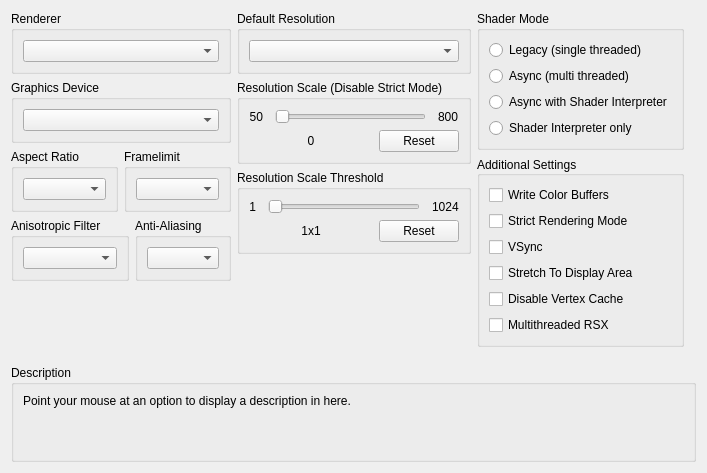
     <widget class="QWidget" name="gpuTab">
      <attribute name="title">
       <string>GPU</string>
      </attribute>
      <layout class="QVBoxLayout" name="gpuTab_layout">
       <item>
        <layout class="QHBoxLayout" name="gpuTabLayout" stretch="1,1,1">
         <item>
          <layout class="QVBoxLayout" name="gpuTabLayoutLeft">
           <item>
            <widget class="QGroupBox" name="gb_renderer">
             <property name="title">
              <string>Renderer</string>
             </property>
             <layout class="QVBoxLayout" name="gb_renderer_layout">
              <item>
               <widget class="QComboBox" name="renderBox"/>
              </item>
             </layout>
            </widget>
           </item>
           <item>
            <widget class="QGroupBox" name="gb_graphicsAdapter">
             <property name="title">
              <string>Graphics Device</string>
             </property>
             <layout class="QVBoxLayout" name="gb_graphicsAdapter_layout">
              <item>
               <widget class="QComboBox" name="graphicsAdapterBox"/>
              </item>
             </layout>
            </widget>
           </item>
           <item>
            <widget class="QWidget" name="widget_gpu_top" native="true">
             <layout class="QHBoxLayout" name="widget_gpu_top_layout" stretch="1,1">
              <property name="leftMargin">
               <number>0</number>
              </property>
              <property name="topMargin">
               <number>0</number>
              </property>
              <property name="rightMargin">
               <number>0</number>
              </property>
              <property name="bottomMargin">
               <number>0</number>
              </property>
              <item>
               <widget class="QGroupBox" name="gb_aspectRatio">
                <property name="title">
                 <string>Aspect Ratio</string>
                </property>
                <layout class="QVBoxLayout" name="gb_aspectRatio_layout">
                 <item>
                  <widget class="QComboBox" name="aspectBox"/>
                 </item>
                </layout>
               </widget>
              </item>
              <item>
               <widget class="QGroupBox" name="gb_frameLimit">
                <property name="title">
                 <string>Framelimit</string>
                </property>
                <layout class="QVBoxLayout" name="gb_frameLimit_layout">
                 <item>
                  <widget class="QComboBox" name="frameLimitBox"/>
                 </item>
                </layout>
               </widget>
              </item>
             </layout>
            </widget>
           </item>
           <item>
            <widget class="QWidget" name="widget_gpu_bottom" native="true">
             <layout class="QHBoxLayout" name="widget_gpu_bottom_layout" stretch="1,1">
              <property name="leftMargin">
               <number>0</number>
              </property>
              <property name="topMargin">
               <number>0</number>
              </property>
              <property name="rightMargin">
               <number>0</number>
              </property>
              <property name="bottomMargin">
               <number>0</number>
              </property>
              <item>
               <widget class="QGroupBox" name="gb_anisotropicFilter">
                <property name="title">
                 <string>Anisotropic Filter</string>
                </property>
                <layout class="QVBoxLayout" name="gb_anisotropicFilter_layout">
                 <item>
                  <widget class="QComboBox" name="anisotropicFilterOverride"/>
                 </item>
                </layout>
               </widget>
              </item>
              <item>
               <widget class="QGroupBox" name="gb_antiAliasing">
                <property name="title">
                 <string>Anti-Aliasing</string>
                </property>
                <layout class="QVBoxLayout" name="gb_antiAliasing_layout">
                 <item>
                  <widget class="QComboBox" name="antiAliasing"/>
                 </item>
                </layout>
               </widget>
              </item>
             </layout>
            </widget>
           </item>
           <item>
            <spacer name="gpu_tab_layout_right_spacer">
             <property name="orientation">
              <enum>Qt::Vertical</enum>
             </property>
             <property name="sizeType">
              <enum>QSizePolicy::MinimumExpanding</enum>
             </property>
             <property name="sizeHint" stdset="0">
              <size>
               <width>0</width>
               <height>0</height>
              </size>
             </property>
            </spacer>
           </item>
          </layout>
         </item>
         <item>
          <layout class="QVBoxLayout" name="gpuTabLayoutMiddle">
           <item>
            <widget class="QGroupBox" name="gb_default_resolution">
             <property name="title">
              <string>Default Resolution</string>
             </property>
             <layout class="QVBoxLayout" name="gb_default_resolution_layout">
              <item>
               <widget class="QComboBox" name="resBox"/>
              </item>
             </layout>
            </widget>
           </item>
           <item>
            <layout class="QVBoxLayout" name="layout_resolution_scale">
             <property name="spacing">
              <number>6</number>
             </property>
             <property name="leftMargin">
              <number>0</number>
             </property>
             <item>
              <widget class="QGroupBox" name="gb_resolutionScale">
               <property name="title">
                <string>Resolution Scale (Disable Strict Mode)</string>
               </property>
               <layout class="QVBoxLayout" name="gb_resolutionScale_layout">
                <item>
                 <widget class="QWidget" name="resolutionScaleLayoutTop" native="true">
                  <layout class="QHBoxLayout" name="horizontalLayout_23" stretch="0,1,0">
                   <property name="spacing">
                    <number>12</number>
                   </property>
                   <property name="leftMargin">
                    <number>0</number>
                   </property>
                   <property name="topMargin">
                    <number>0</number>
                   </property>
                   <property name="rightMargin">
                    <number>0</number>
                   </property>
                   <property name="bottomMargin">
                    <number>0</number>
                   </property>
                   <item>
                    <widget class="QLabel" name="resolutionScaleMin">
                     <property name="text">
                      <string>50</string>
                     </property>
                     <property name="alignment">
                      <set>Qt::AlignRight|Qt::AlignTrailing|Qt::AlignVCenter</set>
                     </property>
                    </widget>
                   </item>
                   <item>
                    <widget class="QSlider" name="resolutionScale">
                     <property name="orientation">
                      <enum>Qt::Horizontal</enum>
                     </property>
                    </widget>
                   </item>
                   <item>
                    <widget class="QLabel" name="resolutionScaleMax">
                     <property name="text">
                      <string>800</string>
                     </property>
                    </widget>
                   </item>
                  </layout>
                 </widget>
                </item>
                <item>
                 <layout class="QHBoxLayout" name="resolutionScaleLayoutBottom" stretch="1,0">
                  <item>
                   <widget class="QLabel" name="resolutionScaleVal">
                    <property name="text">
                     <string>0</string>
                    </property>
                    <property name="alignment">
                     <set>Qt::AlignCenter</set>
                    </property>
                   </widget>
                  </item>
                  <item>
                   <widget class="QPushButton" name="resolutionScaleReset">
                    <property name="text">
                     <string>Reset</string>
                    </property>
                   </widget>
                  </item>
                 </layout>
                </item>
               </layout>
              </widget>
             </item>
             <item>
              <widget class="QGroupBox" name="gb_minimumScalableDimension">
               <property name="title">
                <string>Resolution Scale Threshold</string>
               </property>
               <layout class="QVBoxLayout" name="gb_minimumScalableDimension_layout">
                <item>
                 <layout class="QHBoxLayout" name="minimumScalableDimensionLayoutTop" stretch="0,1,0">
                  <property name="spacing">
                   <number>12</number>
                  </property>
                  <item>
                   <widget class="QLabel" name="minimumScalableDimensionMin">
                    <property name="text">
                     <string>1</string>
                    </property>
                    <property name="alignment">
                     <set>Qt::AlignRight|Qt::AlignTrailing|Qt::AlignVCenter</set>
                    </property>
                   </widget>
                  </item>
                  <item>
                   <widget class="QSlider" name="minimumScalableDimension">
                    <property name="orientation">
                     <enum>Qt::Horizontal</enum>
                    </property>
                   </widget>
                  </item>
                  <item>
                   <widget class="QLabel" name="minimumScalableDimensionMax">
                    <property name="text">
                     <string>1024</string>
                    </property>
                   </widget>
                  </item>
                 </layout>
                </item>
                <item>
                 <layout class="QHBoxLayout" name="minimumScalableDimensionLayoutBottom" stretch="1,0">
                  <item>
                   <widget class="QLabel" name="minimumScalableDimensionVal">
                    <property name="text">
                     <string>1x1</string>
                    </property>
                    <property name="alignment">
                     <set>Qt::AlignCenter</set>
                    </property>
                   </widget>
                  </item>
                  <item>
                   <widget class="QPushButton" name="minimumScalableDimensionReset">
                    <property name="text">
                     <string>Reset</string>
                    </property>
                   </widget>
                  </item>
                 </layout>
                </item>
               </layout>
              </widget>
             </item>
            </layout>
           </item>
           <item>
            <spacer name="gpu_tab_layout_middle_spacer">
             <property name="orientation">
              <enum>Qt::Vertical</enum>
             </property>
             <property name="sizeType">
              <enum>QSizePolicy::MinimumExpanding</enum>
             </property>
             <property name="sizeHint" stdset="0">
              <size>
               <width>0</width>
               <height>0</height>
              </size>
             </property>
            </spacer>
           </item>
          </layout>
         </item>
         <item>
          <layout class="QVBoxLayout" name="gpuTabLayoutRight">
           <property name="rightMargin">
            <number>12</number>
           </property>
           <property name="bottomMargin">
            <number>12</number>
           </property>
           <item>
            <widget class="QGroupBox" name="gb_shader_mode">
             <property name="minimumSize">
              <size>
               <width>0</width>
               <height>123</height>
              </size>
             </property>
             <property name="title">
              <string>Shader Mode</string>
             </property>
             <layout class="QVBoxLayout" name="verticalLayout">
              <item>
               <widget class="QRadioButton" name="rb_legacy_recompiler">
                <property name="text">
                 <string notr="true">Legacy (single threaded)</string>
                </property>
               </widget>
              </item>
              <item>
               <widget class="QRadioButton" name="rb_async_recompiler">
                <property name="text">
                 <string notr="true">Async (multi threaded)</string>
                </property>
               </widget>
              </item>
              <item>
               <widget class="QRadioButton" name="rb_async_with_shader_interpreter">
                <property name="text">
                 <string notr="true">Async with Shader Interpreter</string>
                </property>
               </widget>
              </item>
              <item>
               <widget class="QRadioButton" name="rb_shader_interpreter_only">
                <property name="text">
                 <string notr="true">Shader Interpreter only</string>
                </property>
               </widget>
              </item>
             </layout>
            </widget>
           </item>
           <item>
            <widget class="QGroupBox" name="gb_additional_settings">
             <property name="sizePolicy">
              <sizepolicy hsizetype="Preferred" vsizetype="Preferred">
               <horstretch>0</horstretch>
               <verstretch>0</verstretch>
              </sizepolicy>
             </property>
             <property name="title">
              <string>Additional Settings</string>
             </property>
             <property name="alignment">
              <set>Qt::AlignLeading|Qt::AlignLeft|Qt::AlignVCenter</set>
             </property>
             <layout class="QVBoxLayout" name="gb_additional_settings_layout">
              <item>
               <widget class="QCheckBox" name="dumpColor">
                <property name="text">
                 <string>Write Color Buffers</string>
                </property>
               </widget>
              </item>
              <item>
               <widget class="QCheckBox" name="scrictModeRendering">
                <property name="text">
                 <string>Strict Rendering Mode</string>
                </property>
               </widget>
              </item>
              <item>
               <widget class="QCheckBox" name="vsync">
                <property name="text">
                 <string>VSync</string>
                </property>
               </widget>
              </item>
              <item>
               <widget class="QCheckBox" name="stretchToDisplayArea">
                <property name="text">
                 <string>Stretch To Display Area</string>
                </property>
               </widget>
              </item>
              <item>
               <widget class="QCheckBox" name="disableVertexCache">
                <property name="text">
                 <string>Disable Vertex Cache</string>
                </property>
               </widget>
              </item>
              <item>
               <widget class="QCheckBox" name="multithreadedRSX">
                <property name="text">
                 <string>Multithreaded RSX</string>
                </property>
               </widget>
              </item>
              <item>
               <spacer name="additional_settings_spacer">
                <property name="orientation">
                 <enum>Qt::Vertical</enum>
                </property>
                <property name="sizeType">
                 <enum>QSizePolicy::MinimumExpanding</enum>
                </property>
                <property name="sizeHint" stdset="0">
                 <size>
                  <width>0</width>
                  <height>0</height>
                 </size>
                </property>
               </spacer>
              </item>
             </layout>
            </widget>
           </item>
          </layout>
         </item>
        </layout>
       </item>
       <item>
        <spacer name="gpuTabSpacer">
         <property name="orientation">
          <enum>Qt::Vertical</enum>
         </property>
         <property name="sizeType">
          <enum>QSizePolicy::MinimumExpanding</enum>
         </property>
         <property name="sizeHint" stdset="0">
          <size>
           <width>0</width>
           <height>0</height>
          </size>
         </property>
        </spacer>
       </item>
       <item>
        <widget class="QGroupBox" name="gb_description_gpu">
         <property name="title">
          <string>Description</string>
         </property>
         <layout class="QHBoxLayout" name="gb_description_gpu_layout">
          <item>
           <widget class="QLabel" name="description_gpu">
            <property name="text">
             <string>Point your mouse at an option to display a description in here.


</string>
            </property>
            <property name="textFormat">
             <enum>Qt::PlainText</enum>
            </property>
            <property name="alignment">
             <set>Qt::AlignLeading|Qt::AlignLeft|Qt::AlignTop</set>
            </property>
            <property name="wordWrap">
             <bool>true</bool>
            </property>
           </widget>
          </item>
         </layout>
        </widget>
       </item>
      </layout>
     </widget>
